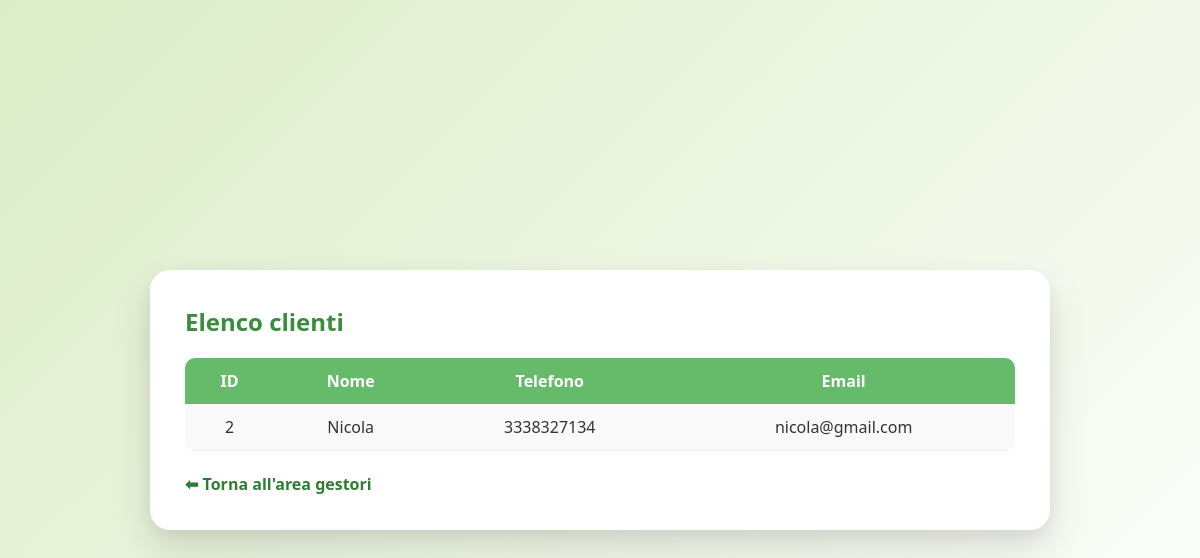
Screenshot of /visualizza_clienti.php with the database file from the repository.
### tables this page shows
CREATE TABLE Utenti (
    idUtente INT AUTO_INCREMENT PRIMARY KEY,
    nome VARCHAR(100),
    telefono VARCHAR(15),
    email VARCHAR(150),
    ruolo ENUM('cliente', 'gestore'),
    password VARCHAR(255)
);

### src/visualizza_clienti.php (the view, shortened to what this page needs)
<?php include "db.php"; ?>
<!DOCTYPE html>
<html lang="it">
<head>
    <link rel="stylesheet" href="/css/style.css">
</head>
<body>
    <div class="container">
        <h2>Elenco clienti</h2>
        <table>
            <tr>
                <th>ID</th>
                <th>Nome</th>
                <th>Telefono</th>
                <th>Email</th>
            </tr>
        <?php
            $res = $conn->query("SELECT * FROM Utenti WHERE ruolo = 'cliente' ORDER BY idUtente ASC");
            if ($res && $res->num_rows > 0) {
                while ($row = $res->fetch_assoc()) {
                    echo "<tr>
                            <td>{$row['idUtente']}</td>
                            <td>{$row['nome']}</td>
                            <td>{$row['telefono']}</td>
                            <td>{$row['email']}</td>
                        </tr>";
                }
            } else {
                echo "<tr><td colspan='4'>Nessun cliente presente.</td></tr>";
            }
        ?>
        </table>
        <br>
        <a href="index_gestore.php">⬅ Torna all'area gestori</a>
    </div>
</body>
</html>

### src/css/style.css (style rules this page uses)
* { margin:0; padding:0; box-sizing:border-box; }
body { min-height:100vh; display:grid; place-items:center; font-family:'Segoe UI', Tahoma, Geneva, Verdana, sans-serif; background:linear-gradient(135deg,#dcedc8,#ffffff); color:#333; }
.container { width:100%; max-width: 900px; background:white; padding:35px; border-radius:20px; box-shadow: 0 20px 40px rgba(0,0,0,0.12), 0 5px 15px rgba(0,0,0,0.05); animation:fadeIn 0.5s ease; }
h2, h3 { margin-bottom:15px; color:#388e3c; }
a { text-decoration:none; color:#2e7d32; font-weight:600; }
table { width:100%; border-collapse:collapse; margin-top:20px; border-radius:10px; overflow:hidden; }
table th { background:#66bb6a; color:white; padding:12px; }
table td { padding:12px; border-bottom:1px solid #eee; text-align:center; }
table tr:nth-child(even) { background:#f9f9f9; }

### rows the page displays
utenti: idUtente "2", nome "Nicola", telefono "3338327134", email "nicola@gmail.com"
